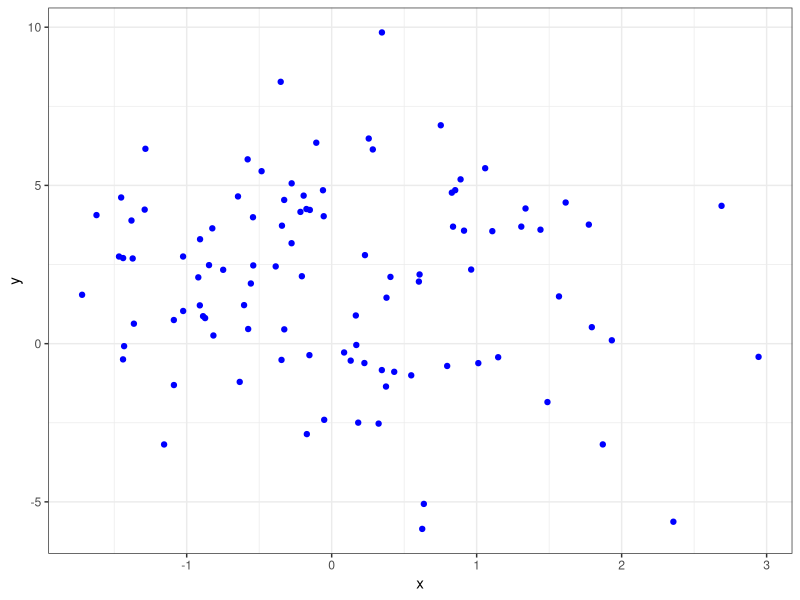

The R script that drew this image:
## ---- chunk 1
knitr::opts_chunk$set(echo = TRUE)
## ---- chunk 2
# Comment inside box
x <- rnorm(100, 0, 1)
y <- rnorm(100,2,3)

library(ggplot2)
library(dplyr)

MyData <- data.frame(x, y)
glimpse(MyData)

ggplot(MyData, aes(x = x, y = y)) + 
  geom_point(colour = "blue") + 
  theme_bw() 
